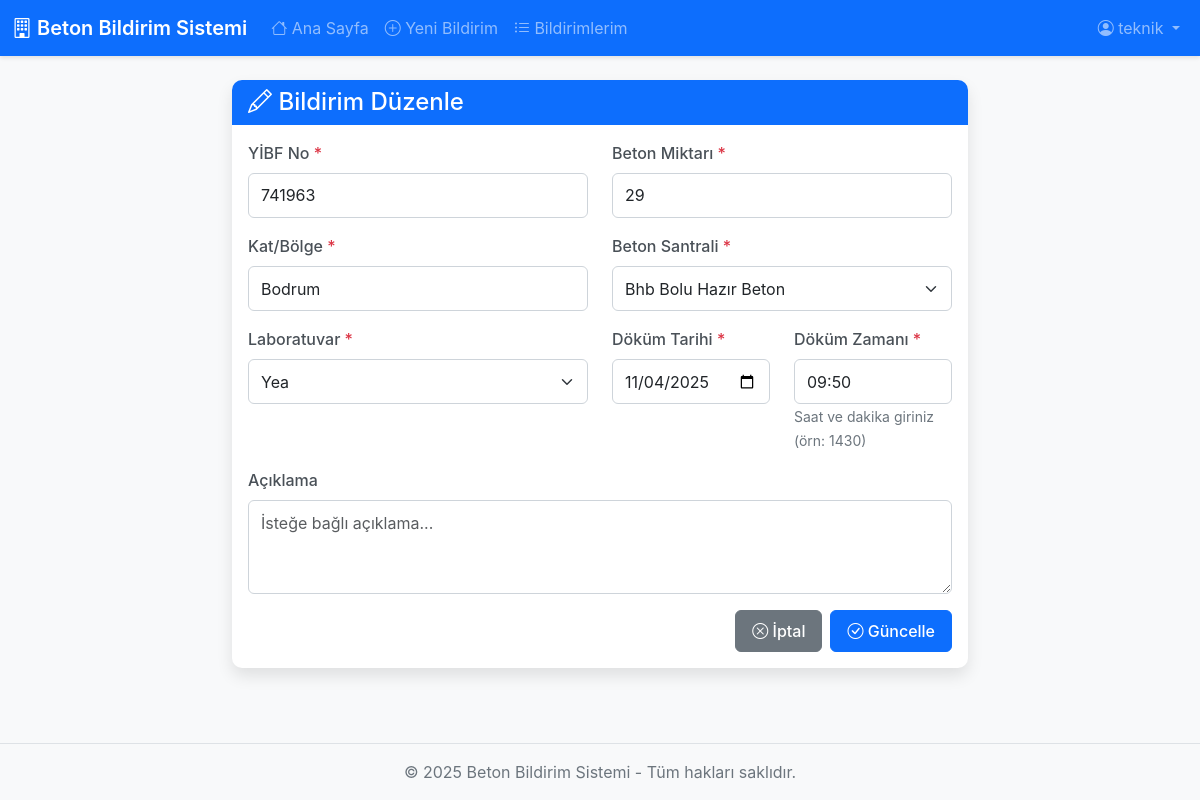
Screenshot of /notification/edit/3 (signed in) with the database file from the repository.
### models.py (models this page shows, shortened)
class User(UserMixin, db.Model):
    __tablename__ = 'users'
    id = db.Column(db.Integer, primary_key=True)
    username = db.Column(db.String(80), unique=True, nullable=False, index=True)
    password_hash = db.Column(db.String(255), nullable=False)
    company_name = db.Column(db.String(200), nullable=False)
    role = db.Column(db.String(20), nullable=False, default='user')  # 'admin' veya 'user'
    is_active = db.Column(db.Boolean, default=True, nullable=False)
    must_change_password = db.Column(db.Boolean, default=True, nullable=False)
    created_at = db.Column(db.DateTime, default=get_turkey_time, nullable=False)
    notifications = db.relationship('Notification', backref='user', lazy='dynamic', cascade='all, delete-orphan')
    def is_admin(self):
        return self.role == 'admin'

class Notification(db.Model):
    __tablename__ = 'notifications'
    id = db.Column(db.Integer, primary_key=True)
    user_id = db.Column(db.Integer, db.ForeignKey('users.id'), nullable=False, index=True)
    yibf_no = db.Column(db.String(100), nullable=False, index=True)
    beton_miktari = db.Column(db.String(100), nullable=False)
    kat_bolge = db.Column(db.String(200), nullable=False)
    beton_santrali_id = db.Column(db.Integer, db.ForeignKey('beton_santralleri.id'), nullable=False)
    laboratuvar_id = db.Column(db.Integer, db.ForeignKey('laboratuvarlar.id'), nullable=False)
    dokum_zamani = db.Column(db.String(5), nullable=False)  # HH:MM formatında
    dokum_tarihi = db.Column(db.Date, nullable=False, index=True)
    aciklama = db.Column(db.Text, nullable=True)
    created_at = db.Column(db.DateTime, default=get_turkey_time, nullable=False)
    updated_at = db.Column(db.DateTime, default=get_turkey_time, onupdate=get_turkey_time, nullable=False)

### app.py (the view, shortened to what this page needs)
@app.route('/notification/edit/<int:id>', methods=['GET', 'POST'])
@login_required
@password_change_required
def edit_notification(id):
    notification = Notification.query.get_or_404(id)
    if notification.user_id != current_user.id and not current_user.is_admin():
        flash('Bu bildirimi düzenleme yetkiniz yok.', 'danger')
        return redirect(url_for('dashboard'))
    form = NotificationForm(obj=notification)
    form.laboratuvar_id.choices = [(lab.id, lab.ad) for lab in
                                     Laboratuvar.query.filter_by(is_active=True).order_by(Laboratuvar.ad).all()]
    form.beton_santrali_id.choices = [(santral.id, santral.ad) for santral in
                                       BetonSantrali.query.filter_by(is_active=True).order_by(BetonSantrali.ad).all()]
    return render_template('user/notification_form.html', form=form,
                         notification=notification, title='Bildirim Düzenle')

### forms.py (shortened to what this page needs)
class NotificationForm(FlaskForm):
    yibf_no = StringField('YİBF No', validators=[DataRequired(message='YİBF No gereklidir')])
    beton_miktari = StringField('Beton Miktarı', validators=[DataRequired(message='Beton miktarı gereklidir')])
    kat_bolge = StringField('Kat/Bölge', validators=[DataRequired(message='Kat/Bölge gereklidir')])
    beton_santrali_id = SelectField('Beton Santrali', coerce=int, validators=[DataRequired(message='Beton santrali seçiniz')])
    laboratuvar_id = SelectField('Laboratuvar', coerce=int, validators=[DataRequired(message='Laboratuvar seçiniz')])
    dokum_tarihi = DateField('Döküm Tarihi', format='%Y-%m-%d', validators=[DataRequired(message='Döküm tarihi gereklidir')])
    dokum_zamani = StringField('Döküm Zamanı (HH:MM)', validators=[DataRequired(message='Döküm zamanı gereklidir')])
    aciklama = TextAreaField('Açıklama')

### app.py (called while the page is built)
@app.context_processor
def inject_csrf_token():
    return dict(csrf_token=generate_csrf)

@login_manager.user_loader
def load_user(user_id):
    return User.query.get(int(user_id))

### templates/user/notification_form.html (shortened to what this page needs)
{% extends "base.html" %}
{% block content %}
<div class="row justify-content-center">
    <div class="col-lg-8">
        <div class="card shadow">
            <div class="card-header bg-primary text-white">
                <h4 class="mb-0">
                    <i class="bi bi-{{ 'pencil' if notification else 'plus-circle' }}"></i> {{ title }}
                </h4>
            </div>
            <div class="card-body">
                <form method="POST" novalidate>
                    <div class="row">
                        <div class="col-md-6 mb-3">
                            <label for="yibf_no" class="form-label">YİBF No <span class="text-danger">*</span></label>
                            {{ form.yibf_no(class="form-control" ~ (" is-invalid" if form.yibf_no.errors else "")) }}
                        </div>
                        <div class="col-md-6 mb-3">
                            <label for="beton_miktari" class="form-label">Beton Miktarı <span class="text-danger">*</span></label>
                            {{ form.beton_miktari(class="form-control" ~ (" is-invalid" if form.beton_miktari.errors else ""),
                                                  placeholder="Örn: 150 m³") }}
                        </div>
                    </div>
                    <div class="row">
                        <div class="col-md-6 mb-3">
                            <label for="kat_bolge" class="form-label">Kat/Bölge <span class="text-danger">*</span></label>
                            {{ form.kat_bolge(class="form-control" ~ (" is-invalid" if form.kat_bolge.errors else ""),
                                             placeholder="Örn: Zemin Kat") }}
                        </div>
                        <div class="col-md-6 mb-3">
                            <label for="beton_santrali_id" class="form-label">Beton Santrali <span class="text-danger">*</span></label>
                            {{ form.beton_santrali_id(class="form-select" ~ (" is-invalid" if form.beton_santrali_id.errors else "")) }}
                        </div>
                    </div>
                    <div class="row">
                        <div class="col-md-6 mb-3">
                            <label for="laboratuvar_id" class="form-label">Laboratuvar <span class="text-danger">*</span></label>
                            {{ form.laboratuvar_id(class="form-select" ~ (" is-invalid" if form.laboratuvar_id.errors else "")) }}
                        </div>
                        <div class="col-md-3 mb-3">
                            <label for="dokum_tarihi" class="form-label">Döküm Tarihi <span class="text-danger">*</span></label>
                            {{ form.dokum_tarihi(class="form-control" ~ (" is-invalid" if form.dokum_tarihi.errors else ""),
                                                 type="date") }}
                        </div>
                        <div class="col-md-3 mb-3">
                            <label for="dokum_zamani" class="form-label">Döküm Zamanı <span class="text-danger">*</span></label>
                            {{ form.dokum_zamani(class="form-control time-input" ~ (" is-invalid" if form.dokum_zamani.errors else ""),
                                                 placeholder="14:30",
                                                 maxlength="5") }}
                            <small class="form-text text-muted">Saat ve dakika giriniz (örn: 1430)</small>
                        </div>
                    </div>
                    <div class="mb-3">
                        <label for="aciklama" class="form-label">Açıklama</label>
                        {{ form.aciklama(class="form-control" ~ (" is-invalid" if form.aciklama.errors else ""),
                                        rows="3", placeholder="İsteğe bağlı açıklama...") }}
                    </div>
                    <div class="d-grid gap-2 d-md-flex justify-content-md-end">
                        <a href="{{ url_for('dashboard') }}" class="btn btn-secondary">
                            <i class="bi bi-x-circle"></i> İptal
                        </a>
                        <button type="submit" class="btn btn-primary">
                            <i class="bi bi-check-circle"></i> {{ 'Güncelle' if notification else 'Kaydet' }}
                        </button>
                    </div>
                </form>
            </div>
        </div>
    </div>
</div>
{% endblock %}

### templates/base.html (shortened to what this page needs)
<!DOCTYPE html>
<html lang="tr">
<head>
    <link href="https://cdn.jsdelivr.net/npm/bootstrap@5.3.0/dist/css/bootstrap.min.css" rel="stylesheet">
    <link rel="stylesheet" href="https://cdn.jsdelivr.net/npm/bootstrap-icons@1.10.0/font/bootstrap-icons.css">
    <link rel="stylesheet" href="{{ url_for('static', filename='css/style.css') }}">
</head>
<body>
    {% if current_user.is_authenticated and not current_user.must_change_password %}
    <nav class="navbar navbar-expand-lg navbar-dark bg-primary">
        <div class="container-fluid">
            <a class="navbar-brand" href="{{ url_for('index') }}">
                <i class="bi bi-building"></i> Beton Bildirim Sistemi
            </a>
            <div class="collapse navbar-collapse" id="navbarNav">
                <ul class="navbar-nav me-auto">
                    {% if current_user.is_admin() %}
                        <li class="nav-item">
                            <a class="nav-link" href="{{ url_for('admin_dashboard') }}">
                                <i class="bi bi-speedometer2"></i> Panel
                            </a>
                        </li>
                        <li class="nav-item">
                            <a class="nav-link" href="{{ url_for('admin_notifications') }}">
                                <i class="bi bi-list-check"></i> Bildirimler
                            </a>
                        </li>
                        <li class="nav-item dropdown">
                            <a class="nav-link dropdown-toggle" href="#" id="navbarDropdown" role="button" data-bs-toggle="dropdown">
                                <i class="bi bi-gear"></i> Yönetim
                            </a>
                            <ul class="dropdown-menu">
                                <li><a class="dropdown-item" href="{{ url_for('admin_users') }}">
                                    <i class="bi bi-people"></i> Kullanıcılar
                                </a></li>
                                <li><a class="dropdown-item" href="{{ url_for('admin_labs') }}">
                                    <i class="bi bi-flask"></i> Laboratuvarlar
                                </a></li>
                                <li><a class="dropdown-item" href="{{ url_for('admin_plants') }}">
                                    <i class="bi bi-factory"></i> Beton Santralleri
                                </a></li>
                            </ul>
                        </li>
                    {% else %}
                        <li class="nav-item">
                            <a class="nav-link" href="{{ url_for('dashboard') }}">
                                <i class="bi bi-house"></i> Ana Sayfa
                            </a>
                        </li>
                        <li class="nav-item">
                            <a class="nav-link" href="{{ url_for('add_notification') }}">
                                <i class="bi bi-plus-circle"></i> Yeni Bildirim
                            </a>
                        </li>
                        <li class="nav-item">
                            <a class="nav-link" href="{{ url_for('my_notifications') }}">
                                <i class="bi bi-list-ul"></i> Bildirimlerim
                            </a>
                        </li>
                    {% endif %}
                </ul>
                <ul class="navbar-nav">
                    <li class="nav-item dropdown">
                        <a class="nav-link dropdown-toggle" href="#" id="userDropdown" role="button" data-bs-toggle="dropdown">
                            <i class="bi bi-person-circle"></i> {{ current_user.username }}
                        </a>
                    </li>
                </ul>
            </div>
        </div>
    </nav>
    {% endif %}
    <main class="{% if current_user.is_authenticated and not current_user.must_change_password %}container mt-4{% endif %}">
        {% block content %}{% endblock %}
    </main>
    <footer class="footer mt-auto py-3 bg-light">
        <div class="container text-center">
            <span class="text-muted">&copy; 2025 Beton Bildirim Sistemi - Tüm hakları saklıdır.</span>
        </div>
    </footer>
</body>
</html>

### static/css/style.css (style rules this page uses)
:root { --primary-color: #0d6efd; --secondary-color: #6c757d; --success-color: #198754; --danger-color: #dc3545; --warning-color: #ffc107; --info-color: #0dcaf0; }
body { min-height: 100vh; display: flex; flex-direction: column; background-color: #f8f9fa; font-family: -apple-system, BlinkMacSystemFont, 'Segoe UI', Roboto, 'Helvetica Neue', Arial, sans-serif; }
main { flex: 1; }
.navbar { box-shadow: 0 2px 4px rgba(0, 0, 0, 0.1); }
.navbar-brand { font-weight: 600; font-size: 1.25rem; }
.card { border: none; border-radius: 10px; margin-bottom: 1.5rem; }
.card-header { border-radius: 10px 10px 0 0 !important; font-weight: 600; border: none; }
.btn { border-radius: 6px; padding: 0.5rem 1rem; font-weight: 500; transition: all 0.2s ease; }
.form-control, .form-select { border-radius: 6px; border: 1px solid #ced4da; padding: 0.6rem 0.75rem; }
.form-label { font-weight: 500; margin-bottom: 0.5rem; color: #495057; }
.footer { margin-top: 3rem; padding: 1.5rem 0; border-top: 1px solid #dee2e6; }
.shadow { box-shadow: 0 0.5rem 1rem rgba(0, 0, 0, 0.1) !important; }
.collapse { transition: height 0.35s ease; }
.text-muted { color: #6c757d !important; }

### rows the page displays
User: username "teknik"
Notification: yibf_no "741963", beton_miktari "29", kat_bolge "Bodrum", beton_santrali_id "Bhb Bolu Hazır Beton", laboratuvar_id "Yea", dokum_tarihi "11/04/2025", dokum_zamani "09:50"

### other values shown
{{ title }} "Bildirim Düzenle"
{{ 'Güncelle' if notification else 'Kaydet' }} "Güncelle"
